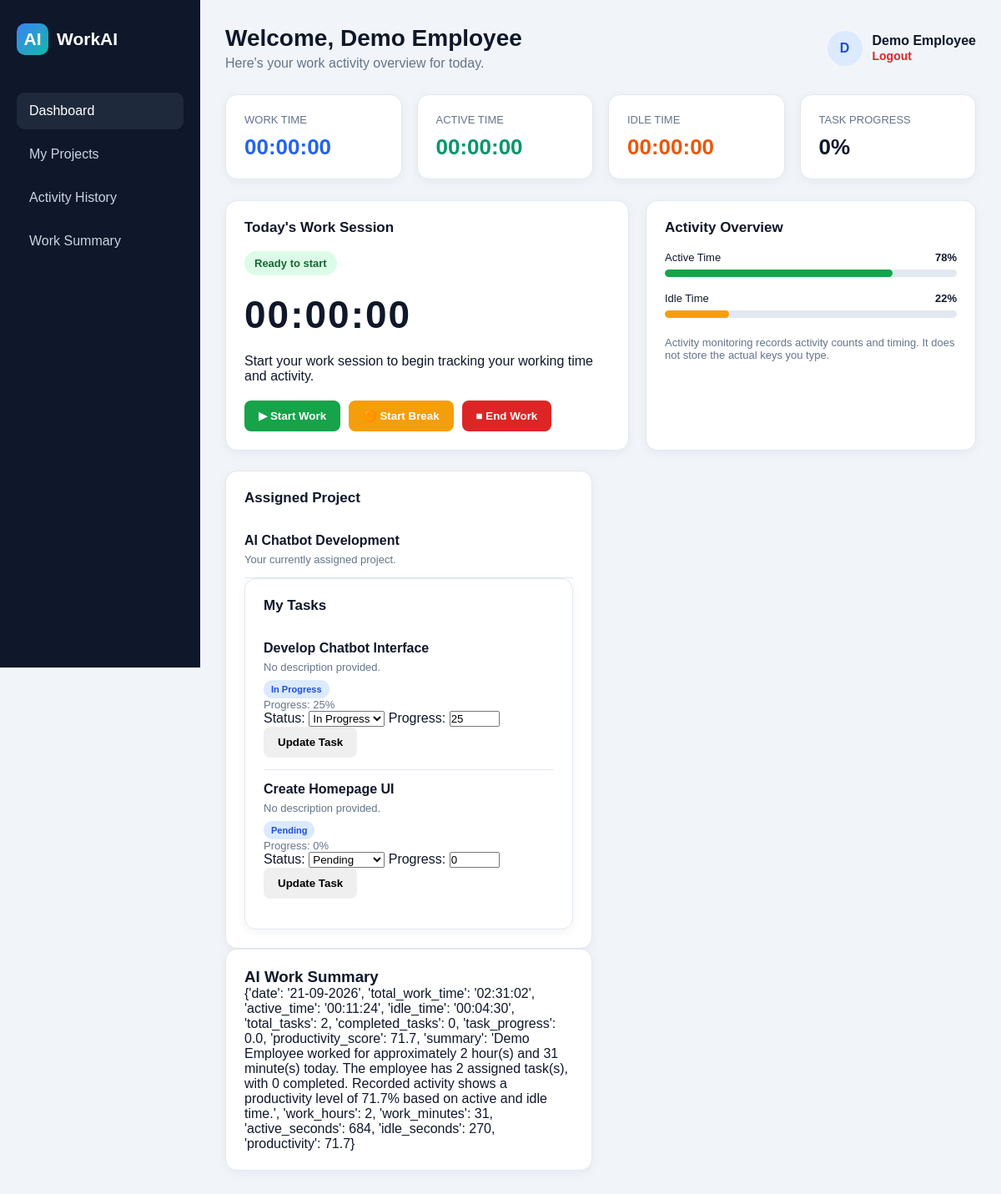
Screenshot of /employee/dashboard (signed in) with the database file from the repository.
### models/user.py (models this page shows, shortened)
class User(UserMixin, db.Model):
    __tablename__ = "users"
    id = db.Column(db.Integer, primary_key=True)
    name = db.Column(db.String(100), nullable=False)
    email = db.Column(db.String(120), unique=True, nullable=False, index=True)
    password_hash = db.Column(db.String(255), nullable=False)
    role = db.Column(db.String(20), nullable=False, default="employee")
    is_active_account = db.Column(db.Boolean, nullable=False, default=True)
    created_at = db.Column(
        db.DateTime,
        nullable=False,
        default=db.func.current_timestamp()
    )

### models/project.py (models this page shows, shortened)
class Project(db.Model):
    __tablename__ = "projects"
    id = db.Column(db.Integer, primary_key=True)
    name = db.Column(db.String(150), nullable=False)
    description = db.Column(db.Text)
    status = db.Column(db.String(30), nullable=False, default="Active")
    created_at = db.Column(
        db.DateTime,
        nullable=False,
        default=db.func.current_timestamp()
    )

### models/task.py (models this page shows, shortened)
class Task(db.Model):
    __tablename__ = "tasks"
    id = db.Column(db.Integer, primary_key=True)
    title = db.Column(db.String(200), nullable=False)
    description = db.Column(db.Text)
    project_id = db.Column(
        db.Integer,
        db.ForeignKey("projects.id"),
        nullable=False
    )
    employee_id = db.Column(
        db.Integer,
        db.ForeignKey("users.id"),
        nullable=False
    )
    status = db.Column(db.String(30), nullable=False, default="Pending")
    progress = db.Column(db.Integer, nullable=False, default=0)
    created_at = db.Column(
        db.DateTime,
        nullable=False,
        default=db.func.current_timestamp()
    )
    updated_at = db.Column(
        db.DateTime,
        nullable=False,
        default=db.func.current_timestamp(),
        onupdate=db.func.current_timestamp()
    )
    project = db.relationship(
        "Project",
        backref=db.backref("tasks", lazy=True)
    )
    employee = db.relationship(
        "User",
        backref=db.backref("tasks", lazy=True)
    )

### routes/dashboard.py (the view)
@dashboard_bp.route("/employee/dashboard")
@login_required
@role_required("employee")
def employee_dashboard():
    from models.work_session import WorkSession, Break
    from models.activity import ActivityLog
    from services.work_summary import generate_work_summary
    tasks = Task.query.filter_by(employee_id=current_user.id).all()
    active_session = WorkSession.query.filter_by(
        employee_id=current_user.id,
        end_time=None
    ).order_by(WorkSession.start_time.desc()).first()
    active_break = None
    if active_session:
        active_break = Break.query.filter_by(
            session_id=active_session.id,
            end_time=None
        ).first()
    work_sessions = WorkSession.query.filter_by(
        employee_id=current_user.id
    ).all()
    activity_logs = ActivityLog.query.filter_by(
        employee_id=current_user.id
    ).all()
    work_summary = generate_work_summary(
        current_user,
        tasks,
        work_sessions,
        activity_logs
    )
    return render_template(
        "employee_dashboard.html",
        user=current_user,
        tasks=tasks,
        active_session=active_session,
        active_break=active_break,
        work_summary=work_summary
    )

### app.py (called while the page is built)
def create_app():
    app = Flask(__name__)
    app.config.from_object(Config)
    db.init_app(app)
    app.register_blueprint(auth_bp)
    app.register_blueprint(dashboard_bp)
    login_manager = LoginManager()
    login_manager.init_app(app)
    login_manager.login_view = "login"
    login_manager.login_message_category = "warning"
    @login_manager.user_loader
    def load_user(user_id):
        return db.session.get(User, int(user_id))
    @app.route("/")
    def home():
        return redirect(url_for("auth.login"))
    with app.app_context():
        db.create_all()
    return app

### routes/dashboard.py (called while the page is built)
def role_required(role):
    def decorator(function):
        @wraps(function)
        def wrapped_function(*args, **kwargs):
            if current_user.role != role:
                flash("You are not authorized to access this page.", "danger")
                return redirect(url_for("dashboard.employee_dashboard"))
            return function(*args, **kwargs)
        return wrapped_function
    return decorator

### templates/employee_dashboard.html (shortened to what this page needs)
<!DOCTYPE html>
<html lang="en">
<head>
</head>
<body>
<aside class="sidebar">
    <div class="brand">
        <div class="brand-icon">AI</div>
        WorkAI
    </div>
    <div class="nav-item active">Dashboard</div>
    <div class="nav-item" onclick="window.location.href='/employee/projects'">My Projects</div>
    <div class="nav-item">Activity History</div>
    <div class="nav-item" onclick="window.location.href='/employee/work-summary'">Work Summary</div>
</aside>
<main class="main">
    <header class="topbar">
        <div>
            <h1>Welcome, {{ user.name }}</h1>
            <p>Here's your work activity overview for today.</p>
        </div>
        <div class="user-box">
            <div class="avatar">
                {{ user.name[0] | upper }}
            </div>
            <div>
                <strong>{{ user.name }}</strong><br>
                <a class="logout" href="{{ url_for('auth.logout') }}">
                    Logout
                </a>
            </div>
        </div>
    </header>
    <section class="stats">
        <div class="card">
            <div class="stat-title">WORK TIME</div>
            <div class="stat-value blue" id="workTime">00:00:00</div>
        </div>
        <div class="card">
            <div class="stat-title">ACTIVE TIME</div>
            <div class="stat-value green" id="activeTime">00:00:00</div>
        </div>
        <div class="card">
            <div class="stat-title">IDLE TIME</div>
            <div class="stat-value orange" id="idleTime">00:00:00</div>
        </div>
        <div class="card">
            <div class="stat-title">TASK PROGRESS</div>
            <div class="stat-value">0%</div>
        </div>
    </section>
    <section class="work-panel">
        <div class="card">
            <h3 class="section-title">Today's Work Session</h3>
            <span class="status" id="workStatus">
    {% if active_session %}
        Working
    {% else %}
        Ready to start
    {% endif %}
</span>
<div class="timer" id="timer">
    {% if active_session %}
        {{ active_session.total_work_seconds | default(0) }}
    {% else %}
        00:00:00
    {% endif %}
</div>
            <p>
                Start your work session to begin tracking your
                working time and activity.
            </p>
            <div class="buttons">
                <form method="POST" action="{{ url_for('dashboard.start_work') }}" style="display:inline;">
    <button type="submit" class="start" id="startWork">
        ▶ Start Work
    </button>
</form>
                <button type="button" class="break" id="breakWork">
    {% if active_break %}
        🟠 End Break
    {% else %}
        🟠 Start Break
    {% endif %}
</button>
                <button class="end" id="endWork">
                    ■ End Work
                </button>
            </div>
        </div>
        <div class="card">
            <h3 class="section-title">Activity Overview</h3>
            <div class="activity-row">
                <div class="activity-label">
                    <span>Active Time</span>
                    <strong>78%</strong>
                </div>
                <div class="progress-bg">
                    <div class="progress active"></div>
                </div>
            </div>
            <div class="activity-row">
                <div class="activity-label">
                    <span>Idle Time</span>
                    <strong>22%</strong>
                </div>
                <div class="progress-bg">
                    <div class="progress idle"></div>
                </div>
            </div>
            <p style="color:#64748b; font-size:13px; margin-top:22px;">
                Activity monitoring records activity counts and timing.
                It does not store the actual keys you type.
            </p>
        </div>
    </section>
    <section class="project-box">
        <div class="card">
            <h3 class="section-title">Assigned Project</h3>
{% if tasks and tasks[0].project %}
<div class="task">
    <h4>{{ tasks[0].project.name }}</h4>
    <p>Your currently assigned project.</p>
</div>
{% else %}
<div class="task">
    <h4>No active project yet</h4>
    <p>Your assigned project will appear here after the administrator assigns one.</p>
</div>
{% endif %}
        <div class="card">
            <h3 class="section-title">My Tasks</h3>
{% if tasks %}
    {% for task in tasks %}
        <div class="task">
            <h4>{{ task.title }}</h4>
            <p>{{ task.description or "No description provided." }}</p>
            <span class="badge">{{ task.status }}</span>
            <p>Progress: {{ task.progress }}%</p>
<form method="POST" action="{{ url_for('dashboard.update_task', task_id=task.id) }}">
    <label>Status:</label>
    <select name="status">
        <option value="Pending" {% if task.status == "Pending" %}selected{% endif %}>Pending</option>
        <option value="In Progress" {% if task.status == "In Progress" %}selected{% endif %}>In Progress</option>
    </select>
    <label>Progress:</label>
    <input type="number" name="progress" min="0" max="100" value="{{ task.progress }}">
    <button type="submit">Update Task</button>
</form>
        </div>
    {% endfor %}
{% else %}
    <div class="task">
        <h4>No tasks assigned</h4>
        <p>Assigned tasks and progress will appear here.</p>
        <span class="badge">WAITING</span>
    </div>
{% endif %}
    </section>
<section class="project-box">
    <div class="card">
        <h3>AI Work Summary</h3>
        {% if work_summary %}
            <p>{{ work_summary }}</p>
        {% else %}
            <p>No work summary available yet. Start a work session and record activity to generate your daily summary.</p>
        {% endif %}
    </div>
</section>
</main>
</body>
</html>

### templates/employee_dashboard.html (style rules this page uses)
* { box-sizing: border-box; margin: 0; padding: 0; font-family: Arial, Helvetica, sans-serif; }
body { background: #f1f5f9; color: #0f172a; }
.sidebar { position: fixed; left: 0; top: 0; width: 240px; height: 100vh; background: #0f172a; color: white; padding: 28px 20px; }
.brand { display: flex; align-items: center; gap: 10px; font-size: 21px; font-weight: 700; margin-bottom: 45px; }
.brand-icon { width: 38px; height: 38px; display: grid; place-items: center; border-radius: 10px; background: linear-gradient(135deg, #3b82f6, #14b8a6); }
.nav-item { padding: 13px 15px; margin-bottom: 8px; border-radius: 9px; color: #cbd5e1; }
.nav-item.active { background: #1e293b; color: white; }
.main { margin-left: 240px; padding: 30px; }
.topbar { display: flex; justify-content: space-between; align-items: center; margin-bottom: 28px; }
.topbar h1 { font-size: 28px; margin-bottom: 5px; }
.topbar p { color: #64748b; }
.user-box { display: flex; align-items: center; gap: 12px; }
.avatar { width: 42px; height: 42px; border-radius: 50%; display: grid; place-items: center; background: #dbeafe; color: #1d4ed8; font-weight: 700; }
.logout { color: #dc2626; text-decoration: none; font-size: 14px; font-weight: 600; }
.stats { display: grid; grid-template-columns: repeat(4, 1fr); gap: 18px; margin-bottom: 25px; }
.card { background: white; border-radius: 14px; padding: 22px; box-shadow: 0 3px 12px rgba(15, 23, 42, 0.05); border: 1px solid #e2e8f0; }
.stat-title { color: #64748b; font-size: 13px; margin-bottom: 10px; }
.stat-value { font-size: 26px; font-weight: 700; }
.green { color: #059669; }
.blue { color: #2563eb; }
.orange { color: #ea580c; }
.work-panel { display: grid; grid-template-columns: 1.1fr 0.9fr; gap: 20px; margin-bottom: 24px; }
.section-title { font-size: 17px; margin-bottom: 18px; }
.timer { font-size: 46px; font-weight: 700; letter-spacing: 2px; margin: 20px 0; }
.status { display: inline-block; padding: 7px 12px; border-radius: 20px; background: #dcfce7; color: #166534; font-size: 13px; font-weight: 600; }
.buttons { display: flex; gap: 10px; margin-top: 20px; flex-wrap: wrap; }
button { border: none; padding: 11px 17px; border-radius: 8px; cursor: pointer; font-weight: 600; }
.start { background: #16a34a; color: white; }
.break { background: #f59e0b; color: white; }
.end { background: #dc2626; color: white; }
.activity-row { margin-bottom: 18px; }
.activity-label { display: flex; justify-content: space-between; font-size: 13px; margin-bottom: 7px; }
.progress-bg { width: 100%; height: 9px; background: #e2e8f0; border-radius: 10px; overflow: hidden; }
.progress { height: 100%; border-radius: 10px; }
.progress.active { width: 78%; background: #16a34a; }
.progress.idle { width: 22%; background: #f59e0b; }
.project-box { display: grid; grid-template-columns: 1fr 1fr; gap: 20px; }
.task { padding: 14px 0; border-bottom: 1px solid #e2e8f0; }
.task:last-child { border-bottom: none; }
.task h4 { margin-bottom: 6px; }
.task p { color: #64748b; font-size: 13px; }
.badge { display: inline-block; margin-top: 8px; padding: 5px 9px; border-radius: 15px; background: #dbeafe; color: #1d4ed8; font-size: 11px; font-weight: 700; }

### rows the page displays
User: name "Demo Employee", name "D"
Project: name "AI Chatbot Development"
Task: title "Develop Chatbot Interface", description "No description provided.", status "In Progress", progress "25"
Task: title "Create Homepage UI", description "No description provided.", status "Pending", progress "0"
